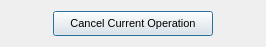
<?xml version="1.0" encoding="UTF-8"?>
<ui version="4.0">
 <class>CancelThread</class>
 <widget class="QDialog" name="CancelThread">
  <property name="geometry">
   <rect>
    <x>0</x>
    <y>0</y>
    <width>266</width>
    <height>47</height>
   </rect>
  </property>
  <property name="windowTitle">
   <string>Cancel Operation</string>
  </property>
  <layout class="QHBoxLayout" name="horizontalLayout">
   <item>
    <widget class="QPushButton" name="pushButton">
     <property name="sizePolicy">
      <sizepolicy hsizetype="Expanding" vsizetype="Expanding">
       <horstretch>0</horstretch>
       <verstretch>0</verstretch>
      </sizepolicy>
     </property>
     <property name="minimumSize">
      <size>
       <width>30</width>
       <height>0</height>
      </size>
     </property>
     <property name="maximumSize">
      <size>
       <width>160</width>
       <height>16777215</height>
      </size>
     </property>
     <property name="baseSize">
      <size>
       <width>30</width>
       <height>0</height>
      </size>
     </property>
     <property name="font">
      <font>
       <pointsize>8</pointsize>
       <strikeout>false</strikeout>
      </font>
     </property>
     <property name="cursor">
      <cursorShape>ArrowCursor</cursorShape>
     </property>
     <property name="text">
      <string>Cancel Current Operation</string>
     </property>
     <property name="shortcut">
      <string>Return</string>
     </property>
     <property name="autoDefault">
      <bool>true</bool>
     </property>
     <property name="default">
      <bool>true</bool>
     </property>
     <property name="flat">
      <bool>false</bool>
     </property>
    </widget>
   </item>
  </layout>
 </widget>
 <resources/>
 <connections/>
</ui>
